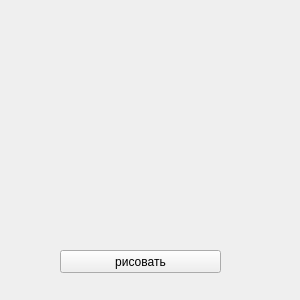
<?xml version="1.0" encoding="UTF-8"?>
<ui version="4.0">
 <class>Form</class>
 <widget class="QWidget" name="Form">
  <property name="geometry">
   <rect>
    <x>0</x>
    <y>0</y>
    <width>300</width>
    <height>300</height>
   </rect>
  </property>
  <property name="minimumSize">
   <size>
    <width>300</width>
    <height>300</height>
   </size>
  </property>
  <property name="maximumSize">
   <size>
    <width>300</width>
    <height>300</height>
   </size>
  </property>
  <property name="windowTitle">
   <string>Form</string>
  </property>
  <widget class="QPushButton" name="pushButton">
   <property name="geometry">
    <rect>
     <x>60</x>
     <y>250</y>
     <width>161</width>
     <height>23</height>
    </rect>
   </property>
   <property name="text">
    <string>рисовать</string>
   </property>
  </widget>
  <widget class="QLabel" name="label">
   <property name="geometry">
    <rect>
     <x>20</x>
     <y>20</y>
     <width>261</width>
     <height>221</height>
    </rect>
   </property>
   <property name="text">
    <string>&lt;html&gt;&lt;head/&gt;&lt;body&gt;&lt;p&gt;&lt;br/&gt;&lt;/p&gt;&lt;/body&gt;&lt;/html&gt;</string>
   </property>
  </widget>
 </widget>
 <resources/>
 <connections/>
</ui>
